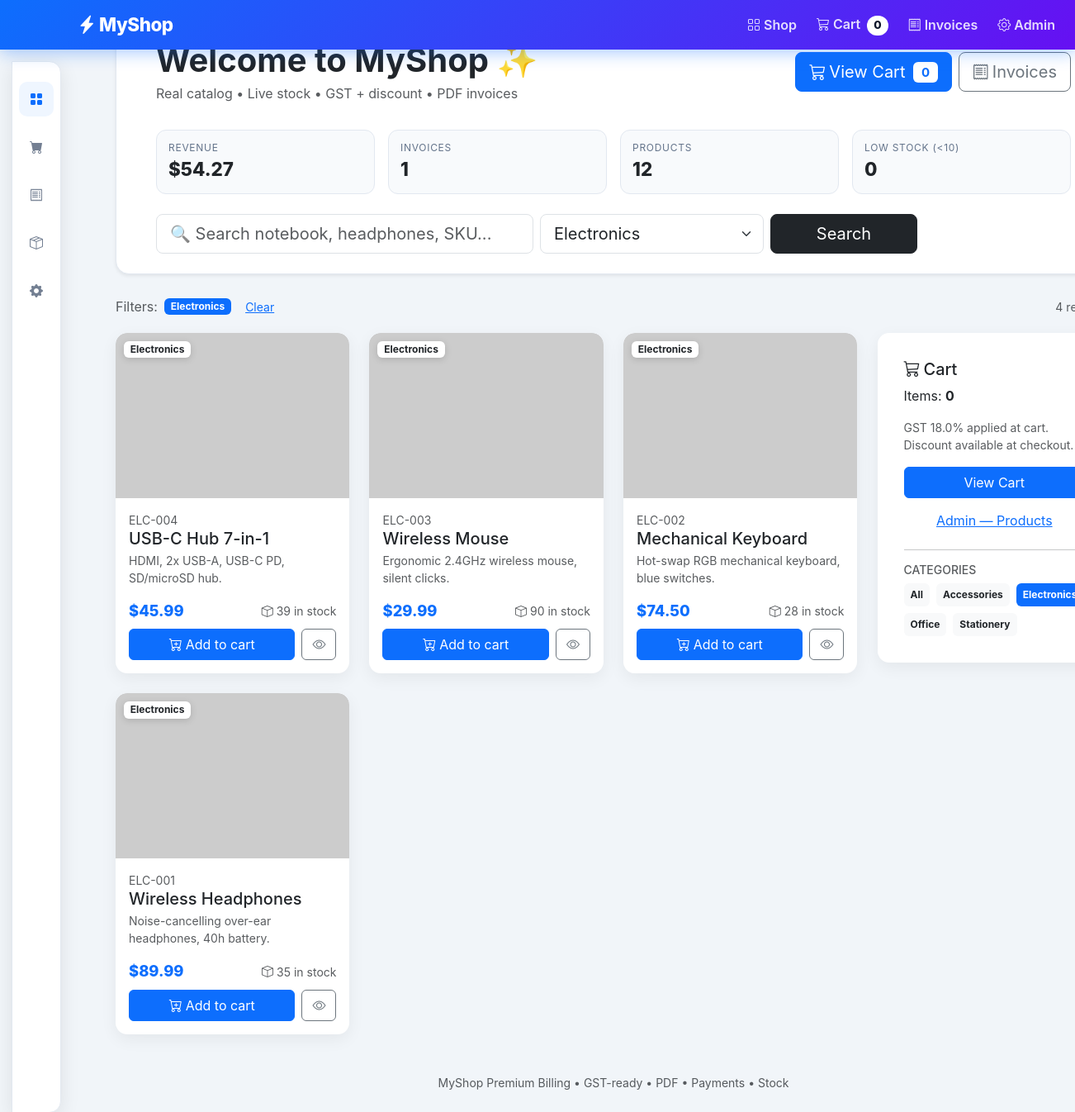
The page /?cat=Electronics on the database its author committed.
### tables this page shows
CREATE TABLE products (
    id INTEGER PRIMARY KEY AUTOINCREMENT,
    name TEXT NOT NULL,
    description TEXT DEFAULT '',
    category TEXT DEFAULT 'General',
    price REAL NOT NULL,
    stock INTEGER NOT NULL DEFAULT 50,
    sku TEXT DEFAULT '',
    image_url TEXT
);

### app.py (the view)
@app.route("/")
def index():
    db = get_db()
    q = (request.args.get("q") or "").strip()
    cat = (request.args.get("cat") or "").strip()
    query = "SELECT * FROM products WHERE 1=1"
    params: list = []
    if q:
        query += " AND (name LIKE ? OR description LIKE ? OR sku LIKE ?)"
        params += [f"%{q}%", f"%{q}%", f"%{q}%"]
    if cat:
        query += " AND category = ?"
        params.append(cat)
    query += " ORDER BY id DESC"
    products = db.execute(query, params).fetchall()
    cats = [r[0] for r in db.execute("SELECT DISTINCT category FROM products ORDER BY category").fetchall() if r[0]]
    cart = session.get("cart", {})
    cart_count = sum(cart.values()) if cart else 0
    try:
        revenue = db.execute("SELECT COALESCE(SUM(total),0) FROM invoices").fetchone()[0] or 0
        inv_count = db.execute("SELECT COUNT(*) FROM invoices").fetchone()[0] or 0
        prod_count = db.execute("SELECT COUNT(*) FROM products").fetchone()[0] or 0
        low_stock = db.execute("SELECT COUNT(*) FROM products WHERE stock < 10").fetchone()[0] or 0
    except Exception:
        revenue, inv_count, prod_count, low_stock = 0, 0, len(products), 0
    stats = {"revenue": revenue, "invoices": inv_count, "products": prod_count, "low_stock": low_stock}
    return render_template("index.html", products=products, cart_count=cart_count,
                           categories=cats, active_cat=cat, search_q=q, stats=stats,
                           tax_default=TAX_DEFAULT)

### app.py (called while the page is built)
def get_db():
    db = getattr(g, "db", None)
    if db is None:
        db = g.db = sqlite3.connect(DB_PATH)
        db.row_factory = sqlite3.Row
    return db

def _cols(db, table):
    try:
        return [r[1] for r in db.execute(f"PRAGMA table_info({table})").fetchall()]
    except Exception:
        return []

@app.before_request
def ensure_migrations():
    if DB_PATH.exists():
        try:
            migrate_db()
        except Exception:
            pass

### templates/index.html (shortened to what this page needs)
{% extends "layout.html" %}
{% block hero %}
  <div class="hero hero-home bg-white shadow-sm mb-4">
    <div class="container-fluid px-4 px-lg-5 py-4">
      <div class="d-flex justify-content-between align-items-center flex-wrap gap-3">
        <div>
          <h1 class="display-6 fw-bold mb-1">Welcome to MyShop ✨</h1>
          <p class="text-muted mb-0">Real catalog • Live stock • GST + discount • PDF invoices</p>
        </div>
        <div class="d-flex gap-2">
          <a href="/cart" class="btn btn-primary btn-lg"><i class="bi bi-cart3 me-1"></i>View Cart <span class="badge bg-white text-primary ms-1">{{ cart_count or 0 }}</span></a>
          <a href="/invoices" class="btn btn-outline-secondary btn-lg"><i class="bi bi-receipt me-1"></i>Invoices</a>
        </div>
      </div>
      <div class="row g-3 mt-3">
        <div class="col-6 col-md-3"><div class="stat-card"><div class="stat-label">Revenue</div><div class="stat-value">${{ '%.2f'|format(stats.revenue) }}</div></div></div>
        <div class="col-6 col-md-3"><div class="stat-card"><div class="stat-label">Invoices</div><div class="stat-value">{{ stats.invoices }}</div></div></div>
        <div class="col-6 col-md-3"><div class="stat-card"><div class="stat-label">Products</div><div class="stat-value">{{ stats.products }}</div></div></div>
        <div class="col-6 col-md-3"><div class="stat-card {{ 'stat-warn' if stats.low_stock else '' }}"><div class="stat-label">Low stock (&lt;10)</div><div class="stat-value">{{ stats.low_stock }}</div></div></div>
      </div>
      <form class="row g-2 mt-3" method="get" action="/">
        <div class="col-12 col-md-6 col-xl-5"><input name="q" value="{{ search_q }}" class="form-control form-control-lg" placeholder="🔍 Search notebook, headphones, SKU..."></div>
        <div class="col-8 col-md-4 col-xl-3">
          <select name="cat" class="form-select form-select-lg" onchange="this.form.submit()">
            {% for c in categories %}
            <option value="{{ c }}" {{ 'selected' if c == active_cat else '' }}>{{ c }}</option>
            {% endfor %}
          </select>
        </div>
        <div class="col-4 col-md-2 col-xl-2 d-grid"><button class="btn btn-dark btn-lg">Search</button></div>
      </form>
    </div>
  </div>
{% endblock %}
{% block content %}
  {% if active_cat or search_q %}
  <div class="mb-3 d-flex gap-2 align-items-center">
    <span class="text-muted">Filters:</span>
    {% if active_cat %}<span class="badge bg-primary">{{ active_cat }}</span>{% endif %}
    <a href="/" class="btn btn-sm btn-link">Clear</a>
    <span class="text-muted small ms-auto">{{ products|length }} result(s)</span>
  </div>
  {% endif %}
  <div class="row g-4">
    <div class="col-lg-9">
      <div class="row row-cols-2 row-cols-lg-3 g-3 g-md-4">
        {% for p in products %}
        <div class="col">
          <div class="card h-100 product-card shadow-sm">
            <div class="product-img-wrap">
              {% if p.image_url %}
                <img src="{{ p.image_url }}" loading="lazy" class="card-img-top product-img" alt="{{ p.name }}" onerror="this.onerror=null;this.src='https://picsum.photos/seed/myshop{{ p.id }}/600/400'">
              {% else %}
                <img src="https://picsum.photos/seed/myshop{{ p.id }}/600/400" loading="lazy" class="card-img-top product-img" alt="{{ p.name }}">
              {% endif %}
              <span class="badge bg-white text-dark category-badge">{{ p.category or 'General' }}</span>
            </div>
            <div class="card-body d-flex flex-column">
              <div class="small text-muted">{{ p.sku or '' }}</div>
              <h5 class="card-title mb-1"><a href="/product/{{ p.id }}" class="product-link">{{ p.name }}</a></h5>
              <p class="card-text text-muted small product-desc">{{ p.description or '' }}</p>
              <div class="mt-auto">
                <div class="d-flex justify-content-between align-items-center mb-2">
                  <div class="price">${{ '%.2f'|format(p.price) }}</div>
                  <div class="small {{ 'text-danger fw-bold' if (p.stock or 0) < 10 else 'text-muted' }}"><i class="bi bi-box me-1"></i>{{ p.stock }} in stock</div>
                </div>
                <div class="d-flex gap-2">
                  <form action="/cart/add/{{ p.id }}" method="post" class="flex-fill d-grid">
                    <button class="btn btn-primary" {{ 'disabled' if (p.stock or 0) <= 0 else '' }}><i class="bi bi-cart-plus me-1"></i>{{ 'Out of stock' if (p.stock or 0) <= 0 else 'Add to cart' }}</button>
                  </form>
                  <a href="/product/{{ p.id }}" class="btn btn-outline-secondary"><i class="bi bi-eye"></i></a>
                </div>
              </div>
            </div>
          </div>
        </div>
        {% else %}
        <div class="col-12"><div class="alert alert-light">No products found. <a href="/">Clear filters</a></div></div>
        {% endfor %}
      </div>
    </div>
    <div class="col-lg-3">
      <div class="card shadow-sm sticky-sidebar p-3">
        <div class="card-body">
          <h5 class="card-title"><i class="bi bi-cart3 me-1"></i>Cart</h5>
          <p class="card-text">Items: <strong>{{ cart_count or 0 }}</strong></p>
          <p class="small text-muted">GST {{ tax_default }}% applied at cart. Discount available at checkout.</p>
          <a href="/cart" class="btn btn-primary w-100">View Cart</a>
          <a href="/admin/products" class="btn btn-link mt-2 w-100">Admin — Products</a>
          <hr>
          <h6 class="small text-muted text-uppercase">Categories</h6>
          <div class="d-flex flex-wrap gap-2">
            <a href="/" class="badge {{ 'bg-dark' if not active_cat else 'bg-light text-dark' }} text-decoration-none p-2">All</a>
            {% for c in categories %}
            <a href="/?cat={{ c }}" class="badge {{ 'bg-primary' if c == active_cat else 'bg-light text-dark' }} text-decoration-none p-2">{{ c }}</a>
            {% endfor %}
          </div>
        </div>
      </div>
    </div>
  </div>
{% endblock %}

### static/css/style.css (style rules this page uses)
body { background: #f1f5f9; font-family: Inter, system-ui, -apple-system, Segoe UI, Roboto, sans-serif; }
.hero { border-radius: 16px; border: 1px solid #e2e8f0; }
.hero-home { margin-top: 0; }
.stat-card { background: #f8fafc; border: 1px solid #e2e8f0; border-radius: 12px; padding: 12px 14px; }
.stat-label { font-size: .75rem; text-transform: uppercase; letter-spacing: .06em; color: #64748b; }
.stat-value { font-size: 1.4rem; font-weight: 800; }
.card { border: none; border-radius: 14px; }
.card.shadow-sm { box-shadow: 0 6px 20px rgba(2,6,23,.06) !important; }
.product-img-wrap { position: relative; }
.product-img { height: 200px; object-fit: cover; border-radius: 14px 14px 0 0; background: #e2e8f0; }
.category-badge { position: absolute; top: 10px; left: 10px; box-shadow: 0 2px 8px rgba(0,0,0,.15); }
.product-card { transition: transform .15s ease, box-shadow .15s ease; overflow: hidden; }
.price { font-weight: 800; color: #0d6efd; font-size: 1.15rem; }
.product-link { color: inherit; text-decoration: none; }
.product-desc { min-height: 38px; display: -webkit-box; -webkit-line-clamp: 2; -webkit-box-orient: vertical; overflow: hidden; }
.sticky-sidebar { position: sticky; top: 84px; }

### rows shown on the page
products: category "Electronics", sku "ELC-004", name "USB-C Hub 7-in-1", description "HDMI, 2x USB-A, USB-C PD, SD/microSD hub.", price "45.99", stock "39", stock "Add to cart"
products: category "Electronics", sku "ELC-003", name "Wireless Mouse", description "Ergonomic 2.4GHz wireless mouse, silent clicks.", price "29.99", stock "90", stock "Add to cart"
products: category "Electronics", sku "ELC-002", name "Mechanical Keyboard", description "Hot-swap RGB mechanical keyboard, blue switches.", price "74.50", stock "28", stock "Add to cart"
products: category "Electronics", sku "ELC-001", name "Wireless Headphones", description "Noise-cancelling over-ear headphones, 40h battery.", price "89.99", stock "35", stock "Add to cart"

### other values the page prints
{{ cart_count or 0 }} "0"
{{ '%.2f'|format(stats.revenue) }} "54.27"
{{ stats.invoices }} "1"
{{ stats.products }} "12"
{{ stats.low_stock }} "0"
{{ active_cat }} "Electronics"
{{ products|length }} "4"
{{ tax_default }} "18.0"
{{ c }} "Accessories" "Office" "Stationery"
form field cat "Electronics"
